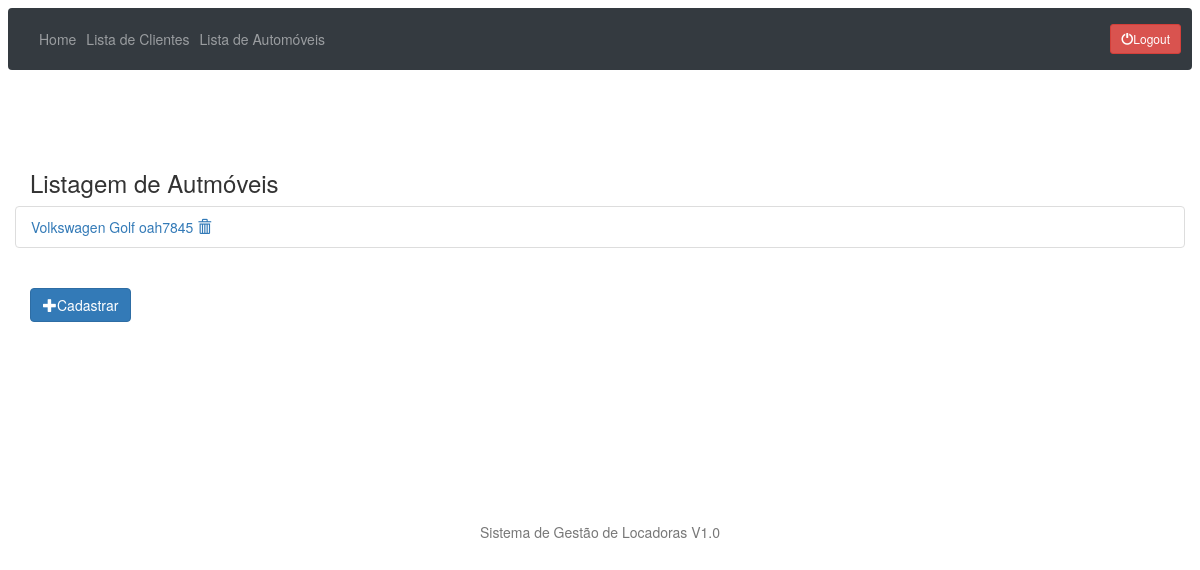
Page /automoveis/list/ (signed in) on the earlier database version.
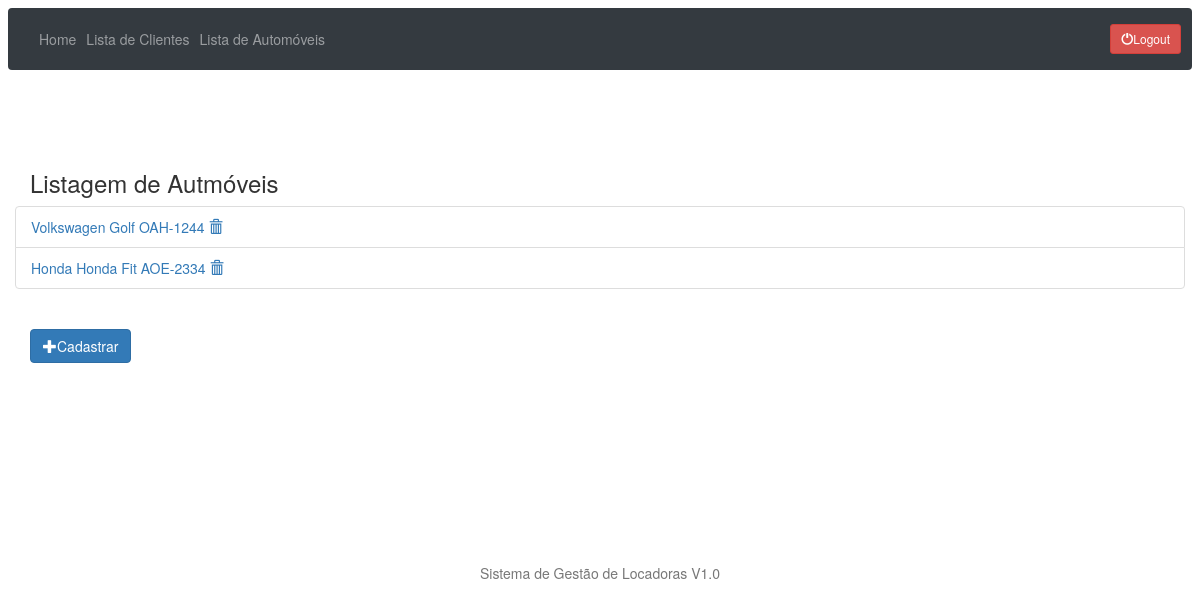
Same page on the later database version.
### automoveis/models.py (models this page shows, shortened)
class Automovel(models.Model):
    marca = models.CharField(max_length=30)
    modelo = models.CharField(max_length=30)
    placa = models.CharField(max_length=30)
    foto = models.ImageField(upload_to='automoveis_fotos', null=True, blank=True)

### automoveis/views.py (the view)
# urls.py: path('list/', automoveis_list, name='automovel_list'),
@login_required()
def automoveis_list(request):
    automoveis = Automovel.objects.all()
    return render(request, 'automovel.html', {'automoveis': automoveis})

### automoveis/templates/automovel.html (shortened to what this page needs)
{% extends 'base.html' %}
{% block main %}
    <h3>Listagem de Autmóveis</h3>
    <div class="row" title="Nome">
        <ul class="list-group">
            {% for automovel in automoveis %}
                <li class="list-group-item">
                    <a href="{% url 'automovel_update' automovel.id %}"> {{ automovel.marca }} {{ automovel.modelo }} {{ automovel.placa }}</a>
                    <a href="{% url 'automovel_delete' automovel.id %}" title="Excluir">
                        <span class="glyphicon glyphicon-trash"></span>
                    </a>
                </li>
            {% endfor %}
        </ul>
    </div>
    <div class="row1">
        <a type="button" class="btn btn-primary" href="{% url 'automovel_new' %}"> <span
                class="glyphicon glyphicon-plus"></span>Cadastrar</a>
    </div>
{% endblock %}

### templates/base.html (shortened to what this page needs)
{% load static %}
<!doctype html>
<html lang="en">
<head>{% block header %}
    <link rel="stylesheet" href="{% static 'css/stick-footer-navbar.css' %}">
    <link rel="stylesheet" href="{% static 'css/style.css' %}">
    <nav class="navbar navbar-expand-md navbar-dark fixed-top bg-dark">
        <div class="collapse navbar-collapse" id="navbarCollapse">
            <ul class="navbar-nav mr-auto">
                <li class="nav-item">
                      <a class="nav-link" href="{% url 'home' %}">Home</a>
                </li>
                <li class="nav-item">
                    <a class="nav-link" href="{% url 'cliente_list' %}">Lista de Clientes</a>
                </li>
              <li class="nav-item">
                    <a class="nav-link" href="{% url 'automovel_list' %}">Lista de Automóveis</a>
                </li>
            </ul>
          {% if user.is_authenticated %}
               <a id="logout" type="button" href="{% url 'logout' %}" class="btn btn-danger btn-sm"><span
            class="glyphicon glyphicon-off"></span>Logout</a>
            {% else %}
                <a  id="login" type="button" class="btn btn-info" href="{% url 'login' %}">Login In</a>
            {% endif %}
        </div>
    </nav>
{% endblock %}</head>
<body>
<div class="container">
    {% block main %}
    {% endblock %}
</div>
</body>
<footer class="my-5 pt-5 text-muted text-center text-small">
  <div class="container">
    <span class="text-muted">Sistema de Gestão de Locadoras V1.0</span>
  </div>
</footer>
</html>

### statics/css/stick-footer-navbar.css (style rules this page uses)
html { position: relative; min-height: 100%; }
body { margin-bottom: 60px; }
body > .container { padding: 60px 15px 0; }

Differences in the rows shown:
changed Automovel "Volkswagen": placa "oah7845" → "OAH-1244"
added Automovel: marca "Honda", modelo "Honda Fit", placa "AOE-2334"
